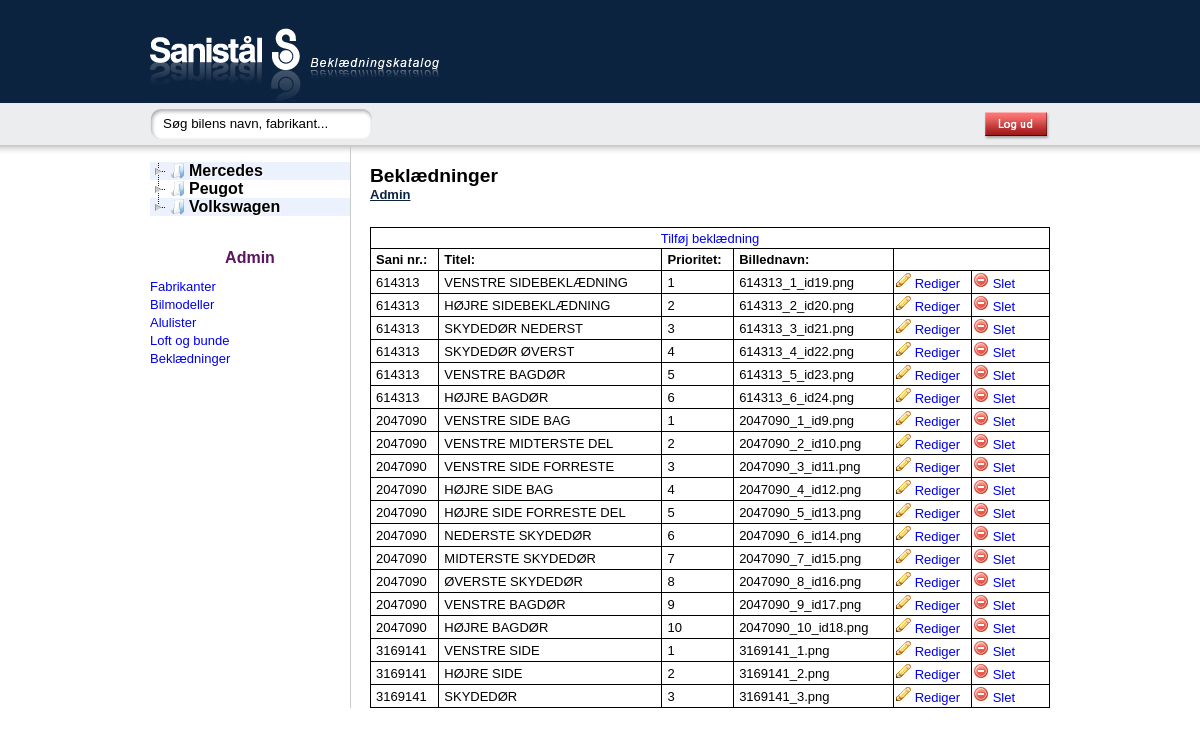
/main.php?adm=5 (signed in), run on the app's committed database.
### tables this page shows
CREATE TABLE IF NOT EXISTS `fabrikant` (
  `fabrikant_id` int(100) NOT NULL AUTO_INCREMENT,
  `fabrikant_navn` varchar(255) NOT NULL,
  PRIMARY KEY (`fabrikant_id`)
);

CREATE TABLE IF NOT EXISTS `bekladninger` (
  `sani_nr` int(11) NOT NULL,
  `be_id` int(11) NOT NULL AUTO_INCREMENT,
  `be_titel` varchar(255) NOT NULL,
  `prioritet` int(11) NOT NULL,
  `billednavn` varchar(255) NOT NULL,
  PRIMARY KEY (`be_id`)
);

### includes/user_lock.php (called while the page is built, shortened)
<?php
$check_user = $_SESSION['login_user'];
$lock_query = mysql_query("select * from users where name='$check_user'");
$lock_row = mysql_fetch_array($lock_query);
$rights = $lock_row['rights'];
?>

### includes/admin/list_beklaedninger.php (the view)
<?php
$results_list = mysql_query("SELECT * FROM bekladninger ORDER BY sani_nr, prioritet", $conn);
echo "<h1>Beklædninger</h1>";
echo "<h2>Admin</h2>";
echo "<table class='dblist'>";
echo "<td class='alu' align='center' colspan='6'><a href='main.php?adm=18'>Tilføj beklædning</a></td>";
echo "<tr class='aluFirstRow'>";
echo "<td class='alu'><p>Sani nr.:</p></td>";
echo "<td class='alu'><p>Titel:</p></td>";
echo "<td class='alu'><p>Prioritet:</p></td>";
echo "<td class='alu'><p>Billednavn:</p></td>";
echo "<tr>";
while ($row_list = mysql_fetch_array($results_list)) {
	echo "<tr>";
	echo "<td class='alu'><p>" . $row_list['sani_nr'] . "</p></td>";
	echo "<td class='alu'><p>" . $row_list['be_titel'] . "</p></td>";
	echo "<td class='alu'><p>" . $row_list['prioritet'] . "</p></td>";
	echo "<td class='alu'><p>" . $row_list['billednavn'] . "</p></td>";
	echo "<td class='alu' width='75'><a href='main.php?adm=19&id=". $row_list['be_id'] ."'><img src='design/b_edit.png' /> Rediger</a></td>";
	echo "<td class='alu' width='75'><a href='main.php?adm=20&id=". $row_list['be_id'] ."'><img src='design/b_drop.png' /> Slet</a></td>";
	echo "</tr>";
}
echo "</table>";
?>

### main.php (shortened to what this page needs)
<?php
require_once 'dbconnect.php';
include 'includes/user_lock.php';
?>
<!DOCTYPE html PUBLIC "-//W3C//DTD XHTML 1.0 Strict//EN"
"http://www.w3.org/TR/xhtml1/DTD/xhtml1-strict.dtd">
<html xmlns="http://www.w3.org/1999/xhtml" xml:lang="da" lang="da">
	<head>
		<link rel="stylesheet" href="desktop.css" type="text/css" media="screen" />
		<link rel="stylesheet" href="css/lightbox.css" />
	</head>
	<body>
		<div id="main">
			<div id="topbanner">
				<a href="main.php"><img src="design/logo.jpg" alt="Sanistål Beklædningskatalog" /></a>
			</div>
			<div id="searchbarMenu">
				<div id="sfield">
					<form method="post" name="searchfield" action="main.php">
						<div id="sfieldright">
							<div id="sfieldleft">
								<input class="searchfield" onfocus="javascript:tombox()" name="search" type="text" value="Søg bilens navn, fabrikant..." />
							</div>
						</div>
					</form>
				</div>
				<div id="logoutfield"><a href="log_out.php"><img class="logud" src="design/logud.jpg" /></a></div>
			</div>
			<div id="content">
				<div id="sidebar">
    				<div id="navigationmenu">
<?php
$results_manu = mysql_query("SELECT * FROM fabrikant ORDER BY fabrikant_navn", $conn);
echo "<ul>";
while ($row_manu = mysql_fetch_array($results_manu)) {
	echo "<li><a class='navilink'>" . $row_manu['fabrikant_navn'];
	echo "</a><ul>";
	echo "</ul>";
	echo "</li>";
}
echo "</ul>";
?>
    				</div>
<?php
if ($rights==1) {
	echo "<br /><h3>Admin</h3>";
	echo "<a class='link' href='main.php?adm=1'>Fabrikanter</a><br />";
	echo "<a class='link' href='main.php?adm=2'>Bilmodeller</a><br />";
	echo "<a class='link' href='main.php?adm=3'>Alulister</a><br />";
	echo "<a class='link' href='main.php?adm=4'>Loft og bunde</a><br />";
	echo "<a class='link' href='main.php?adm=5'>Beklædninger</a><br />";
}
?>
				</div>
				<div id="cat_view">
                    <?php
                    if (isset($_REQUEST['bilid']))
                    {
                      include 'includes/pages/carmodel.php';
                    }
					else
				    {
				    	if (isset($_POST['search']))
                    	{
                      	include 'includes/pages/search.php';
                    	}
                    	else {
							if (isset($_REQUEST['adm']) && $rights==1) {
								switch ($_REQUEST['adm']) {
									case 5:
										include 'includes/admin/list_beklaedninger.php';
										break;
								}
							} else {
								include 'includes/pages/frontpage.php';
							}
						}
				    }
                    ?>
				</div>
			</div>
		</div>
	</body>
</html>

### desktop.css (style rules this page uses)
body { background-color: #FFFFFF; background-image: url('design/bg_loop.jpg'); background-repeat: repeat-x; background-position: top; margin: 0px 0px 0px 0px; font-family: Arial, Helvetica, sans-serif; }
h1 { font-size: larger; font-weight: bold; margin-top: 0px; margin-bottom: 0px; }
h2 { color: #0c2340; font-size: small; text-decoration: underline; margin-top: 0px; }
h3 { color: #5b165f; font-size: medium; text-align: center; margin-top: 15px; margin-bottom: 10px; }
p { font-size: small; }
a.navilink { font-size: medium; }
a { font-size: small; text-decoration: none; }
img { border: none; margin: 0px 0px 0px 0px; }
form { display: inline; margin: 0px 0px 0px 0px; }
#navigationmenu { margin-top: 17px; font-weight: bold; }
#main { width: 900px; margin-left: auto; margin-right: auto; }
#topbanner { width: 900px; height: 103px; }
#searchbarMenu { width: 900px; height: 42px; }
#content { width: 900px; }
#sidebar { width: 200px; height: 500px; float: left; }
#cat_view { width: 680px; float: right; padding: 20px 0px 0px 20px; background-image: url('design/sidebar_seperator.jpg'); background-repeat: repeat-y; background-position: left; min-height: 400px; }
table p { margin: 2px 0px 2px 4px; }
tr.aluFirstRow p { font-weight: bold; }
table.alu, th.alu, td.alu { border: 1px solid black; border-collapse: collapse; }
table.dblist, th.dblist, td.dblist { width: 680px; margin-top: 25px; border: 1px solid black; border-collapse: collapse; }
.searchfield { background-image: url('design/searchbar_loop.jpg'); background-repeat: repeat-x; height: 29px; width: 200px; padding-top: 6px; padding-bottom: 7px; border: none; margin: 0px 0px 0px 0px; }
#sfieldleft { background-image: url('design/searchbar_left.jpg'); background-repeat: no-repeat; background-position: left; height: 42px; width: 200px; padding-left: 11px; }
#sfieldright { background-image: url('design/searchbar_right.jpg'); background-repeat: no-repeat; background-position: right; height: 42px; width: 211px; padding-right: 11px; }
#sfield { height: 42px; float: left; }
#logoutfield { height: 42px; float: right; }
.logud { margin: 5px 0px 5px 0px; }

### themes/apple/style.css (style rules this page uses)
.jstree-apple li, .jstree-apple ins { background-image:url("d.png"); background-repeat:no-repeat; background-color:transparent; }
.jstree-apple li { background-position:-90px 0; background-repeat:repeat-y; }
.jstree-apple li.jstree-last { background:transparent; }
.jstree-apple a { border-radius:4px; -moz-border-radius:4px; -webkit-border-radius:4px; text-shadow:1px 1px 1px white; }
.jstree-apple.jstree-focused { background:white; }

### data on the page
fabrikant: fabrikant_navn "Mercedes"
fabrikant: fabrikant_navn "Peugot"
fabrikant: fabrikant_navn "Volkswagen"
bekladninger: sani_nr "614313", be_titel "VENSTRE SIDEBEKLÆDNING", prioritet "1", billednavn "614313_1_id19.png"
bekladninger: sani_nr "614313", be_titel "HØJRE SIDEBEKLÆDNING", prioritet "2", billednavn "614313_2_id20.png"
bekladninger: sani_nr "614313", be_titel "SKYDEDØR NEDERST", prioritet "3", billednavn "614313_3_id21.png"
bekladninger: sani_nr "614313", be_titel "SKYDEDØR ØVERST", prioritet "4", billednavn "614313_4_id22.png"
bekladninger: sani_nr "614313", be_titel "VENSTRE BAGDØR", prioritet "5", billednavn "614313_5_id23.png"
bekladninger: sani_nr "614313", be_titel "HØJRE BAGDØR", prioritet "6", billednavn "614313_6_id24.png"
bekladninger: sani_nr "2047090", be_titel "VENSTRE SIDE BAG", prioritet "1", billednavn "2047090_1_id9.png"
bekladninger: sani_nr "2047090", be_titel "VENSTRE MIDTERSTE DEL", prioritet "2", billednavn "2047090_2_id10.png"
bekladninger: sani_nr "2047090", be_titel "VENSTRE SIDE FORRESTE", prioritet "3", billednavn "2047090_3_id11.png"
bekladninger: sani_nr "2047090", be_titel "HØJRE SIDE BAG", prioritet "4", billednavn "2047090_4_id12.png"
bekladninger: sani_nr "2047090", be_titel "HØJRE SIDE FORRESTE DEL", prioritet "5", billednavn "2047090_5_id13.png"
bekladninger: sani_nr "2047090", be_titel "NEDERSTE SKYDEDØR", prioritet "6", billednavn "2047090_6_id14.png"
bekladninger: sani_nr "2047090", be_titel "MIDTERSTE SKYDEDØR", prioritet "7", billednavn "2047090_7_id15.png"
bekladninger: sani_nr "2047090", be_titel "ØVERSTE SKYDEDØR", prioritet "8", billednavn "2047090_8_id16.png"
bekladninger: sani_nr "2047090", be_titel "VENSTRE BAGDØR", prioritet "9", billednavn "2047090_9_id17.png"
bekladninger: sani_nr "2047090", be_titel "HØJRE BAGDØR", prioritet "10", billednavn "2047090_10_id18.png"
bekladninger: sani_nr "3169141", be_titel "VENSTRE SIDE", prioritet "1", billednavn "3169141_1.png"
bekladninger: sani_nr "3169141", be_titel "HØJRE SIDE", prioritet "2", billednavn "3169141_2.png"
bekladninger: sani_nr "3169141", be_titel "SKYDEDØR", prioritet "3", billednavn "3169141_3.png"
